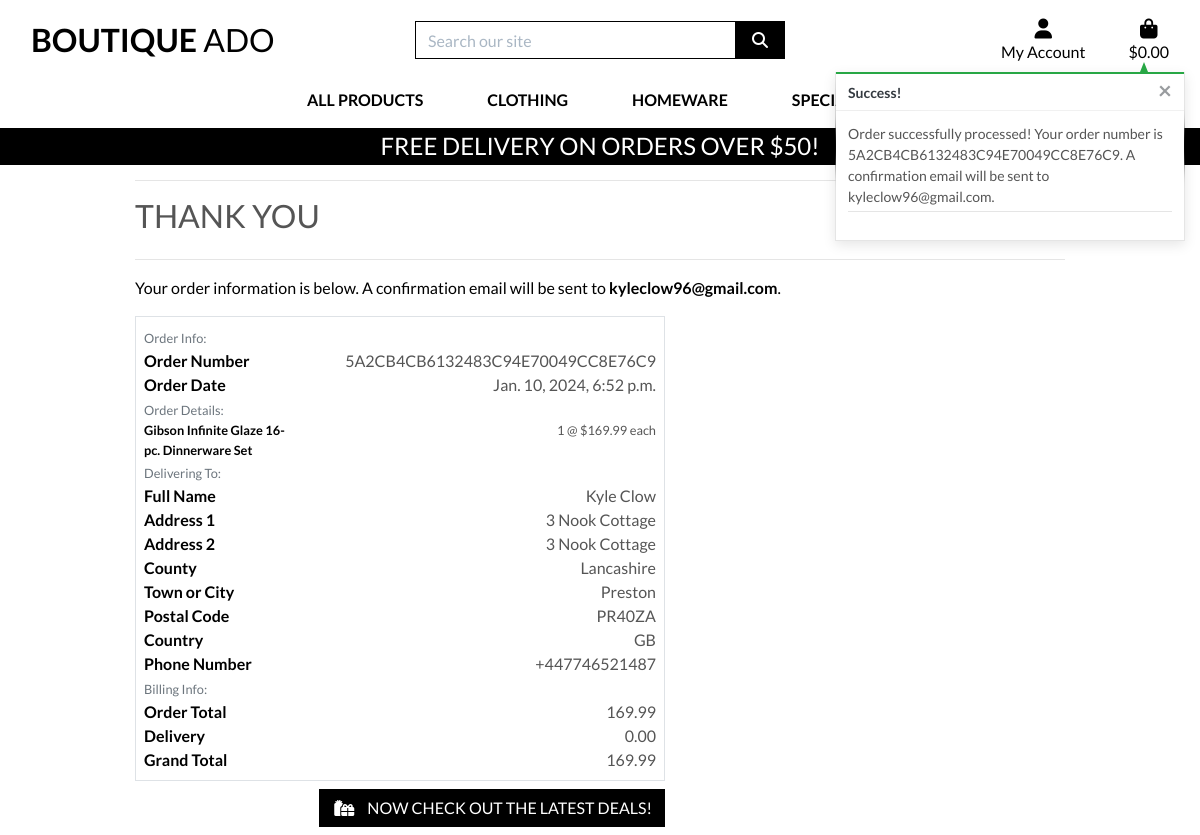
Page /checkout/checkout_success/5A2CB4CB6132483C94E70049CC8E76C9 on the earlier database version.
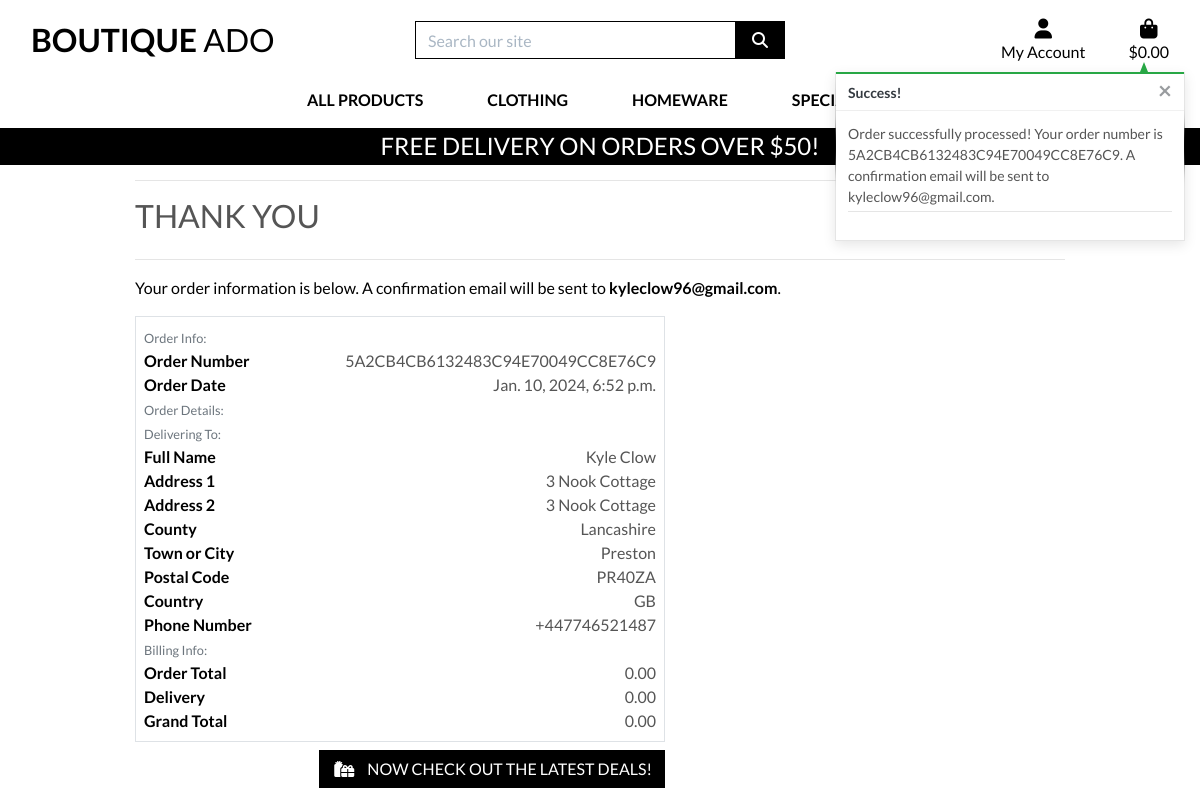
Same page on the later database version.
### checkout/models.py (models this page shows, shortened)
class OrderLineItem(models.Model):
    order = models.ForeignKey(Order, null=False, blank=False, on_delete=models.CASCADE, related_name='lineitems')
    product = models.ForeignKey(Product, null=False, blank=False, on_delete=models.CASCADE)
    product_size = models.CharField(max_length=2, null=True, blank=True) # XS, S, M, L, XL
    quantity = models.IntegerField(null=False, blank=False, default=0)
    lineitem_total = models.DecimalField(max_digits=6, decimal_places=2, null=False, blank=False, editable=False)

class Order(models.Model):
    order_number = models.CharField(max_length=32, null=False, editable=False)
    user_profile = models.ForeignKey(UserProfile, on_delete=models.SET_NULL,
                                     null=True, blank=True, related_name='orders')
    full_name = models.CharField(max_length=50, null=False, blank=False)
    email = models.EmailField(max_length=254, null=False, blank=False)
    phone_number = models.CharField(max_length=20, null=False, blank=False)
    country = CountryField(blank_label='Country *', null=False, blank=False)
    postcode = models.CharField(max_length=20, null=True, blank=True)
    town_or_city = models.CharField(max_length=40, null=False, blank=False)
    street_address1 = models.CharField(max_length=80, null=False, blank=False)
    street_address2 = models.CharField(max_length=80, null=True, blank=True)
    county = models.CharField(max_length=80, null=True, blank=True)
    date = models.DateTimeField(auto_now_add=True)
    delivery_cost = models.DecimalField(max_digits=6, decimal_places=2, null=False, default=0)
    order_total = models.DecimalField(max_digits=10, decimal_places=2, null=False, default=0)
    grand_total = models.DecimalField(max_digits=10, decimal_places=2, null=False, default=0)
    original_bag = models.TextField(null=False, blank=False, default='')
    stripe_pid = models.CharField(max_length=254, null=False, blank=False, default='')

### products/models.py (models this page shows, shortened)
class Product(models.Model):
    category = models.ForeignKey('Category', null=True, blank=True, on_delete=models.SET_NULL)
    sku = models.CharField(max_length=254, null=True, blank=True)
    name = models.CharField(max_length=254)
    description = models.TextField()
    has_sizes = models.BooleanField(default=False, null=True, blank=True)
    price = models.DecimalField(max_digits=6, decimal_places=2)
    rating = models.DecimalField(max_digits=6, decimal_places=2, null=True, blank=True)
    image_url = models.URLField(max_length=1024, null=True, blank=True)
    image = models.ImageField(null=True, blank=True)

### checkout/views.py (the view, shortened to what this page needs)
# urls.py: path('checkout_success/<order_number>', views.checkout_success, name='checkout_success'),
def checkout_success(request, order_number):
    save_info = request.session.get('save_info')
    order = get_object_or_404(Order, order_number=order_number)
    messages.success(request, f'Order successfully processed! \
        Your order number is {order_number}. A confirmation \
        email will be sent to {order.email}.')
    if 'bag' in request.session:
        del request.session['bag']
    template = 'checkout/checkout_success.html'
    context = {
        'order': order,
    }
    return render(request, template, context)

### bag/contexts.py (called while the page is built, shortened)
def bag_contents(request):
    bag_items = []
    total = 0
    product_count = 0
    bag = request.session.get('bag', {})
    if total < settings.FREE_DELIVERY_THRESHOLD:
        delivery = total * Decimal(settings.STANDARD_DELIVERY_PERCENTAGE / 100)
        free_delivery_delta = settings.FREE_DELIVERY_THRESHOLD - total
    else:
        delivery = 0
        free_delivery_delta = 0
    grand_total = delivery + total
    context = {
        'bag_items': bag_items,
        'total': total,
        'product_count': product_count,
        'delivery': delivery,
        'free_delivery_delta': free_delivery_delta,
        'free_delivery_threshold': settings.FREE_DELIVERY_THRESHOLD,
        'grand_total': grand_total,
    }
    return context

### checkout/templates/checkout/checkout_success.html (shortened to what the changed rows need)
{% extends "base.html" %}
{% load static %}
{% block extra_css %}
    <link rel="stylesheet" href="{% static 'checkout/css/checkout.css' %}">
{% endblock %}
{% block content %}
    <div class="container">
        <div class="row">
            <div class="col">
                <h2 class="logo-font mb-4">Thank You</h2>
                <p class="text-black">Your order information is below. A confirmation email will be sent to <strong>{{ order.email }}</strong>.</p>
            </div>
        </div>
        <div class="row">
            <div class="col-12 col-lg-7">
                <div class="order-confirmation-wrapper p-2 border">
                    <div class="row">
                        <div class="col-12 col-md-8 text-md-right">
                            <p class="mb-0">{{ order.order_number }}</p>
                        </div>
                    </div>
                    <div class="row">
                        <div class="col-12 col-md-8 text-md-right">
                            <p class="mb-0">{{ order.date }}</p>
                        </div>
                    </div>
                    {% for item in order.lineitems.all %}
                    <div class="row">
                        <div class="col-12 col-md-4">
                            <p class="small mb-0 text-black font-weight-bold">
                                {{ item.product.name }}{% if item.product_size %} - Size {{ item.product.size|upper }}{% endif %}
                            </p>
                        </div>
                        <div class="col-12 col-md-8 text-md-right">
                            <p class="small mb-0">{{ item.quantity }} @ ${{ item.product.price }} each</p>
                        </div>
                    </div>
                    {% endfor %}
                    <div class="row">
                        <div class="col-12 col-md-8 text-md-right">
                            <p class="mb-0">{{ order.full_name }}</p>
                        </div>
                    </div>
                    <div class="row">
                        <div class="col-12 col-md-8 text-md-right">
                            <p class="mb-0">{{ order.street_address1 }}</p>
                        </div>
                    </div>
                    {% if order.street_address2 %}
                    <div class="row">
                        <div class="col-12 col-md-4">
                            <p class="mb-0 text-black font-weight-bold">Address 2</p>
                        </div>
                        <div class="col-12 col-md-8 text-md-right">
                            <p class="mb-0">{{ order.street_address1 }}</p>
                        </div>
                    </div>
                    {% endif %}
                    {% if order.county %}
                    <div class="row">
                        <div class="col-12 col-md-4">
                            <p class="mb-0 text-black font-weight-bold">County</p>
                        </div>
                        <div class="col-12 col-md-8 text-md-right">
                            <p class="mb-0">{{ order.county }}</p>
                        </div>
                    </div>
                    {% endif %}
                    <div class="row">
                        <div class="col-12 col-md-8 text-md-right">
                            <p class="mb-0">{{ order.town_or_city }}</p>
                        </div>
                    </div>
                    {% if order.postcode %}
                    <div class="row">
                        <div class="col-12 col-md-4">
                            <p class="mb-0 text-black font-weight-bold">Postal Code</p>
                        </div>
                        <div class="col-12 col-md-8 text-md-right">
                            <p class="mb-0">{{ order.postcode }}</p>
                        </div>
                    </div>
                    {% endif %}
                    <div class="row">
                        <div class="col-12 col-md-8 text-md-right">
                            <p class="mb-0">{{ order.country }}</p>
                        </div>
                    </div>
                    <div class="row">
                        <div class="col-12 col-md-8 text-md-right">
                            <p class="mb-0">{{ order.phone_number }}</p>
                        </div>
                    </div>
                    <div class="row">
                        <div class="col-12 col-md-8 text-md-right">
                            <p class="mb-0">{{ order.order_total }}</p>
                        </div>
                    </div>
                    <div class="row">
                        <div class="col-12 col-md-8 text-md-right">
                            <p class="mb-0">{{ order.delivery_cost }}</p>
                        </div>
                    </div>
                    <div class="row">
                        <div class="col-12 col-md-8 text-md-right">
                            <p class="mb-0">{{ order.grand_total }}</p>
                        </div>
                    </div>
                </div>
            </div>
        </div>
    </div>
{% endblock %}

Differences in the rows shown:
removed OrderLineItem: product.name "Gibson Infinite Glaze 16-pc. Dinnerware Set", quantity "1", product.price "169.99"
changed Order "kyleclow96@gmail.com": order_total "169.99" → "0.00"; grand_total "169.99" → "0.00"
